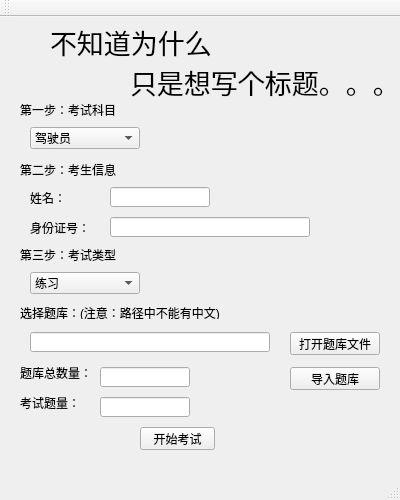
<?xml version="1.0" encoding="UTF-8"?>
<ui version="4.0">
 <class>MainWindow</class>
 <widget class="QMainWindow" name="MainWindow">
  <property name="geometry">
   <rect>
    <x>0</x>
    <y>0</y>
    <width>400</width>
    <height>500</height>
   </rect>
  </property>
  <property name="windowTitle">
   <string>模拟测试工具V1.0 作者：shiyu</string>
  </property>
  <widget class="QWidget" name="centralWidget">
   <widget class="QLabel" name="label">
    <property name="geometry">
     <rect>
      <x>50</x>
      <y>10</y>
      <width>180</width>
      <height>30</height>
     </rect>
    </property>
    <property name="font">
     <font>
      <family>微软雅黑</family>
      <pointsize>20</pointsize>
     </font>
    </property>
    <property name="text">
     <string>不知道为什么</string>
    </property>
   </widget>
   <widget class="QLabel" name="label_2">
    <property name="geometry">
     <rect>
      <x>20</x>
      <y>85</y>
      <width>131</width>
      <height>16</height>
     </rect>
    </property>
    <property name="text">
     <string>第一步：考试科目</string>
    </property>
   </widget>
   <widget class="QComboBox" name="comboBox_subject">
    <property name="geometry">
     <rect>
      <x>30</x>
      <y>110</y>
      <width>110</width>
      <height>22</height>
     </rect>
    </property>
    <item>
     <property name="text">
      <string>驾驶员</string>
     </property>
    </item>
    <item>
     <property name="text">
      <string>机长</string>
     </property>
    </item>
   </widget>
   <widget class="QLabel" name="label_3">
    <property name="geometry">
     <rect>
      <x>20</x>
      <y>145</y>
      <width>131</width>
      <height>16</height>
     </rect>
    </property>
    <property name="text">
     <string>第二步：考生信息</string>
    </property>
   </widget>
   <widget class="QLineEdit" name="lE_MainWindow_name">
    <property name="geometry">
     <rect>
      <x>110</x>
      <y>170</y>
      <width>100</width>
      <height>20</height>
     </rect>
    </property>
   </widget>
   <widget class="QLabel" name="label_4">
    <property name="geometry">
     <rect>
      <x>30</x>
      <y>175</y>
      <width>54</width>
      <height>12</height>
     </rect>
    </property>
    <property name="text">
     <string>姓名：</string>
    </property>
   </widget>
   <widget class="QLabel" name="label_5">
    <property name="geometry">
     <rect>
      <x>30</x>
      <y>205</y>
      <width>60</width>
      <height>12</height>
     </rect>
    </property>
    <property name="text">
     <string>身份证号：</string>
    </property>
   </widget>
   <widget class="QLineEdit" name="lE_MainWindow_number">
    <property name="geometry">
     <rect>
      <x>110</x>
      <y>200</y>
      <width>200</width>
      <height>20</height>
     </rect>
    </property>
   </widget>
   <widget class="QLabel" name="label_6">
    <property name="geometry">
     <rect>
      <x>20</x>
      <y>230</y>
      <width>131</width>
      <height>16</height>
     </rect>
    </property>
    <property name="text">
     <string>第三步：考试类型</string>
    </property>
   </widget>
   <widget class="QComboBox" name="comboBox_type">
    <property name="geometry">
     <rect>
      <x>30</x>
      <y>255</y>
      <width>110</width>
      <height>22</height>
     </rect>
    </property>
    <item>
     <property name="text">
      <string>练习</string>
     </property>
    </item>
    <item>
     <property name="text">
      <string>考试</string>
     </property>
    </item>
   </widget>
   <widget class="QLabel" name="label_7">
    <property name="geometry">
     <rect>
      <x>20</x>
      <y>290</y>
      <width>300</width>
      <height>12</height>
     </rect>
    </property>
    <property name="text">
     <string>选择题库：(注意：路径中不能有中文)</string>
    </property>
   </widget>
   <widget class="QLineEdit" name="lE_MainWindow_Path">
    <property name="geometry">
     <rect>
      <x>30</x>
      <y>315</y>
      <width>240</width>
      <height>20</height>
     </rect>
    </property>
   </widget>
   <widget class="QPushButton" name="pB_MainWindow_open">
    <property name="geometry">
     <rect>
      <x>290</x>
      <y>315</y>
      <width>90</width>
      <height>23</height>
     </rect>
    </property>
    <property name="text">
     <string>打开题库文件</string>
    </property>
   </widget>
   <widget class="QPushButton" name="pB_MainWindow_Start">
    <property name="geometry">
     <rect>
      <x>140</x>
      <y>410</y>
      <width>75</width>
      <height>23</height>
     </rect>
    </property>
    <property name="text">
     <string>开始考试</string>
    </property>
   </widget>
   <widget class="QLabel" name="label_8">
    <property name="geometry">
     <rect>
      <x>20</x>
      <y>380</y>
      <width>70</width>
      <height>12</height>
     </rect>
    </property>
    <property name="text">
     <string>考试题量：</string>
    </property>
   </widget>
   <widget class="QLineEdit" name="lE_MainWindow_TitleNumber">
    <property name="geometry">
     <rect>
      <x>100</x>
      <y>380</y>
      <width>90</width>
      <height>20</height>
     </rect>
    </property>
   </widget>
   <widget class="QLabel" name="label_9">
    <property name="geometry">
     <rect>
      <x>20</x>
      <y>350</y>
      <width>70</width>
      <height>12</height>
     </rect>
    </property>
    <property name="text">
     <string>题库总数量：</string>
    </property>
   </widget>
   <widget class="QLineEdit" name="lE_MainWindow_TitleNumber_2">
    <property name="geometry">
     <rect>
      <x>100</x>
      <y>350</y>
      <width>90</width>
      <height>20</height>
     </rect>
    </property>
   </widget>
   <widget class="QPushButton" name="pB_MainWindow_Import">
    <property name="geometry">
     <rect>
      <x>290</x>
      <y>350</y>
      <width>90</width>
      <height>23</height>
     </rect>
    </property>
    <property name="text">
     <string>导入题库</string>
    </property>
   </widget>
   <widget class="QLabel" name="label_10">
    <property name="geometry">
     <rect>
      <x>130</x>
      <y>50</y>
      <width>260</width>
      <height>30</height>
     </rect>
    </property>
    <property name="font">
     <font>
      <family>微软雅黑</family>
      <pointsize>20</pointsize>
     </font>
    </property>
    <property name="text">
     <string>只是想写个标题。。。</string>
    </property>
   </widget>
  </widget>
  <widget class="QMenuBar" name="menuBar">
   <property name="geometry">
    <rect>
     <x>0</x>
     <y>0</y>
     <width>400</width>
     <height>23</height>
    </rect>
   </property>
  </widget>
  <widget class="QToolBar" name="mainToolBar">
   <attribute name="toolBarArea">
    <enum>TopToolBarArea</enum>
   </attribute>
   <attribute name="toolBarBreak">
    <bool>false</bool>
   </attribute>
  </widget>
  <widget class="QStatusBar" name="statusBar"/>
 </widget>
 <layoutdefault spacing="6" margin="11"/>
 <resources/>
 <connections/>
</ui>
